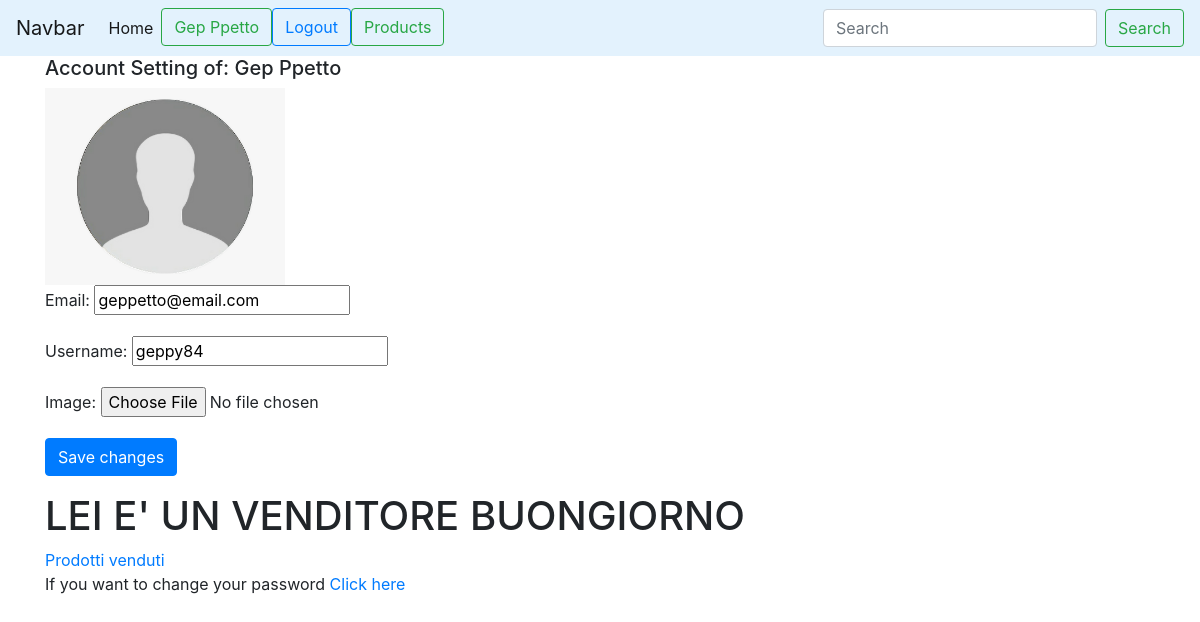
The app's page /user/account/ (signed in) with its own data.
### user_management/models.py (models this page shows, shortened)
class CustomUser(AbstractBaseUser):
    email = models.EmailField(verbose_name="email", max_length=70, unique=True)
    username = models.CharField(max_length=30, unique=True)
    image = models.ImageField(upload_to='profile_image', default='/None/default_picture.png')
    date_joined = models.DateTimeField(verbose_name='date joined', auto_now_add=True)
    last_login = models.DateTimeField(verbose_name='last login', auto_now=True)
    is_admin = models.BooleanField(default=False)
    is_active = models.BooleanField(default=True)
    is_staff = models.BooleanField(default=False)
    is_superuser = models.BooleanField(default=False)
    first_name = models.CharField(max_length=30, default=None)
    last_name = models.CharField(max_length=30, default=None)
    is_vendor= models.BooleanField(default=False)
    USERNAME_FIELD = 'email'
    REQUIRED_FIELDS = ['username', 'first_name', 'last_name']  # required field other than email
    objects = CustomAccountManager()

### user_management/views.py (the view)
# urls.py: path('account/', views.account_view, name='account'),
def account_view(request):
    if not request.user.is_authenticated:
        return redirect('user_management:login')
    context = {}
    if request.POST:
        form = AccountUpdateForm(request.POST, request.FILES or None, instance=request.user)
        if form.is_valid():
            messages.success(request, 'Account Updated')
            form.save()
    else:
        form = AccountUpdateForm(
            initial={
                "email": request.user.email,
                "username": request.user.username,
                "is_vendor": CustomUser.objects.get(pk=request.user.pk).is_vendor #take the attribute Is_vendor of the custom user
            }
        )
    context['account_form'] = form
    return render(request, 'registration/user_profile.html', context)

### user_management/forms.py (shortened to what this page needs)
class AccountUpdateForm(forms.ModelForm):
    class Meta:
        model = CustomUser
        fields = ('email', 'username', 'image', 'is_vendor')
        widgets = {
            'image': forms.FileInput(),
        }
    def __init__(self, *args, **kwargs):
        super(AccountUpdateForm, self).__init__(*args, **kwargs)
        self.fields['image'].required = False
        if self.instance:
            if 'initial' in kwargs.keys():
                if kwargs['initial']['is_vendor']:
                    self.fields.pop('is_vendor')
            if self.instance.is_vendor:
                self.fields.pop('is_vendor')

### user_management/templates/registration/user_profile.html (shortened to what this page needs)
{% extends 'base.html' %}
{% block content %}
    <div class="container">
    <form method="post" enctype="multipart/form-data">{% csrf_token %}
        <div class="form-group">
            {% if request.user.is_authenticated %}
                <p class="h5"> Account Setting of: {{ user.first_name }} {{ user.last_name }}</p>
                {% if  user.image.url  is not None %}
                    <img src="{{ user.image.url }}" alt="user profile image" width="240">
                {% else %}
                    <img src="/static/images/default_picture.png" alt="user profile image" width="240">
                {% endif %}
            {% endif %}
            {% for field in account_form %}
                <p>
                    {{field.label_tag}}
                    {{field}}
                </p>
            {% endfor %}
            <button type="submit" class="btn btn-primary">Save changes</button>
        </div>
    </form>
    {% if request.user.is_authenticated %}
        {% if request.user.is_vendor%}
            <h1> LEI E' UN VENDITORE BUONGIORNO</h1>
            <a href="{% url 'product_management:product_management'%}"> Prodotti venduti</a>
        {% else %}
            <h1> LEI NON E' UN VENDITORE BONASERA</h1>
        {% endif %}
    {% endif %}
    <p>If you want to change your password  <a href="{% url 'user_management:password_change' %}">Click here</a> </p>
    </div>
{% endblock %}

### templates/base.html (shortened to what this page needs)
<!doctype html>
<html lang="en">
  <head>
    <link rel="stylesheet" href="https://maxcdn.bootstrapcdn.com/bootstrap/4.0.0/css/bootstrap.min.css">
  </head>
  <body>
    <nav class="navbar navbar-expand-lg navbar-light " style="background-color: #e3f2fd;">
        <a class="navbar-brand" href="#">Navbar</a>
        <div class="collapse navbar-collapse" id="navbarSupportedContent">
            <ul class="navbar-nav mr-auto">
                <li class="nav-item active">
                    <a class="nav-link" href="{% url 'home' %}">Home </a>
                </li>
                {% if not request.user.is_authenticated %}
                    <li>
                        <a  class="btn btn-outline-success"  href="{% url 'user_management:login' %}">
                            Login
                        </a>
                    </li>
                    <li>
                        <a type="button" class="btn btn-outline-primary" href="{% url 'user_management:signup' %}">
                            Register
                        </a>
                    </li>
                {%else %}
                    <li>
                    <a  class="btn btn-outline-success"  href=" {% url 'user_management:account' %}">
                        {{ user.first_name }} {{ user.last_name }}
                    </a>
                    </li>
                    <li>
                        <a type="button" class="btn btn-outline-primary" href="{% url 'user_management:logout' %}">
                            Logout
                        </a>
                    </li>
                    {% if user.is_vendor  %}
                        <li>
                            <a  class="btn btn-outline-success"  href=" {% url 'product_management:product_management'%}">
                                Products
                            </a>
                        </li>
                    {% endif %}
                {% endif %}
            </ul>
            <form class="form-inline my-2 my-lg-0">
                <input class="form-control mr-sm-2" type="search" placeholder="Search" aria-label="Search">
                <button class="btn btn-outline-success my-2 my-sm-0" type="submit">Search</button>
            </form>
          </div>
    </nav>
    {% block content %}
    {% endblock %}
  </body>
</html>

### records on screen
CustomUser: first_name "Gep", last_name "Ppetto", image (placeholder picture), account_form "geppetto@email.com" "geppy84"

### other values on screen
{{ field.label_tag }} "Email:" "Username:" "Image:"
